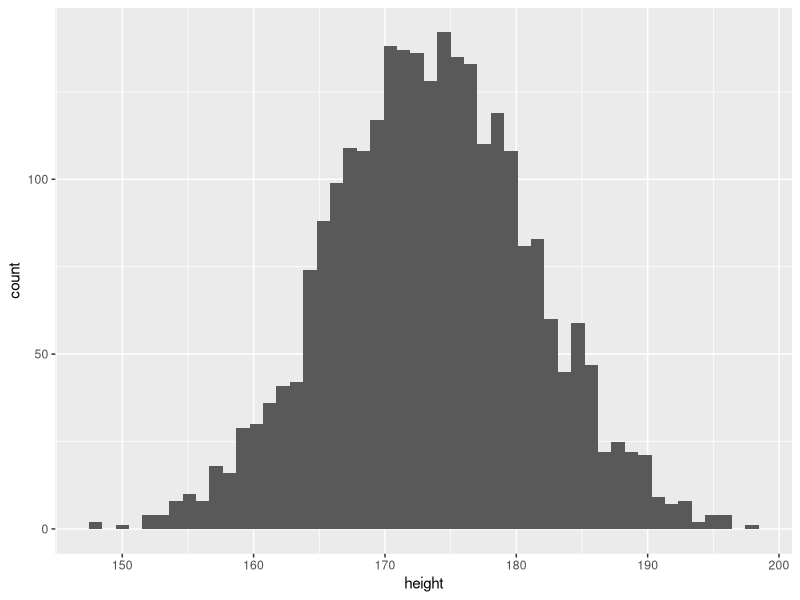
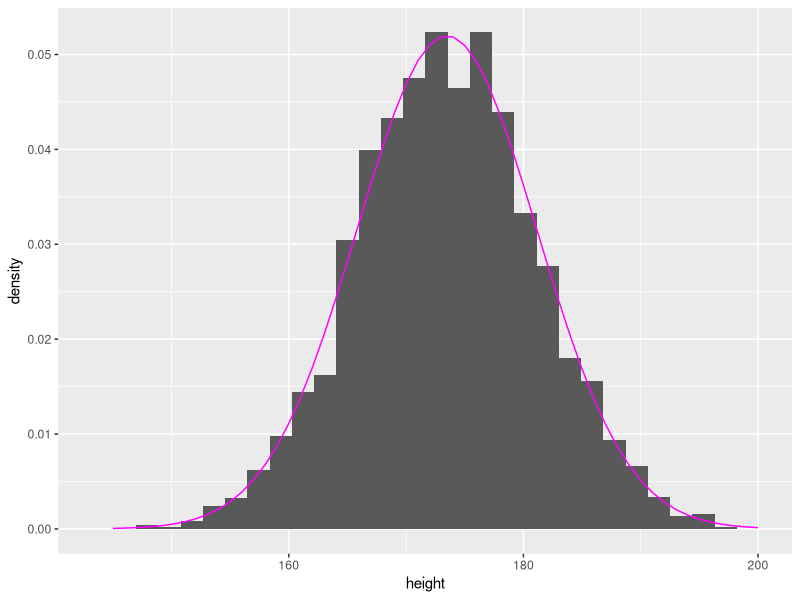

Generate these figures, in order, with R:
## ---- chunk 1
suppressPackageStartupMessages( library(tidyverse) )

read_csv( "Downloads/nhanes.csv", show_col_types=FALSE ) -> nhanes

nhanes %>%
filter( gender == "male", age >=18, !is.na(height) ) -> nhanes_men

nhanes_men %>% 
ggplot( aes(x=height) ) + 
  geom_histogram( bins=50 )
## ---- chunk 2
nhanes_men %>% summarise( mean(height), sd(height) )
## ---- chunk 3
tibble( x = 145:200 ) %>%
mutate( y = dnorm( x, mean=173.48, sd=7.676 ) ) -> men_norm

men_norm
## ---- chunk 4
nhanes_men %>% 
ggplot( aes(x=height) ) + 
  geom_histogram( aes(y=after_stat(density)), bins=30 ) +
  geom_line(aes(x=x,y=y), data=men_norm, col="magenta"  )
## ---- chunk 5
sample.int( 6, 1 )
## ---- chunk 6
sample.int( 6, 3, replace=TRUE )
## ---- chunk 7
